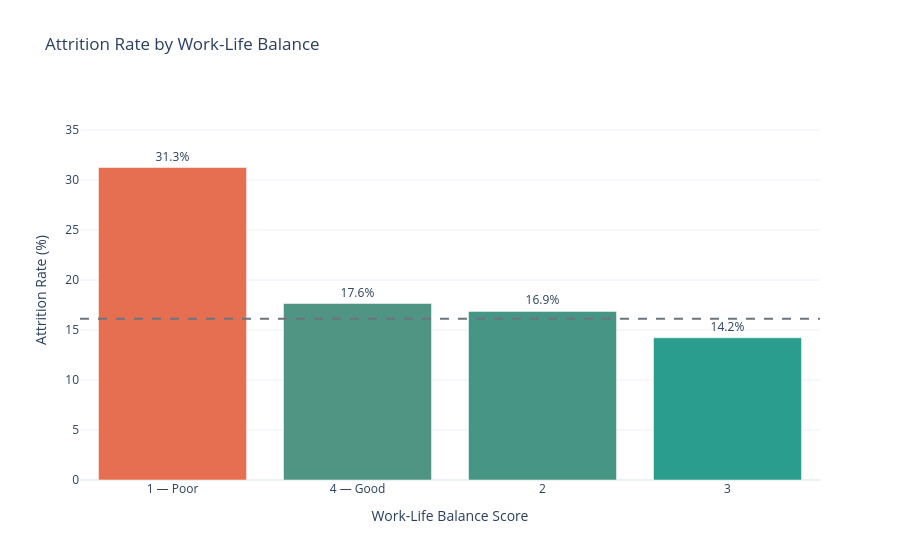

The notebook cell this image was saved under:
### Markdown cell above
---

## 11. Attrition by Work-Life Balance

### Business question: *Does poor work-life balance drive employees away?*

Work-life balance (1 = worst, 4 = best) captures whether employees feel their personal time is respected.

### Code cell
wlb_labels = {1: "1 — Poor", 2: "2", 3: "3", 4: "4 — Good"}
wlb = attrition_summary(df, "WorkLifeBalance")
wlb["label"] = wlb["WorkLifeBalance"].map(wlb_labels)

fig = px.bar(
    wlb,
    x="label",
    y="attrition_rate",
    text="attrition_rate",
    hover_data={"employees": True},
    labels={"attrition_rate": "Attrition Rate (%)", "label": "Work-Life Balance Score"},
    title="Attrition Rate by Work-Life Balance",
    color="attrition_rate",
    color_continuous_scale=["#2a9d8f", "#e76f51"],
    range_color=[wlb["attrition_rate"].min(), wlb["attrition_rate"].max()],
)
fig.add_hline(y=overall_rate, line_dash="dash", line_color=OVERALL_RATE_COLOR)
fig.update_traces(texttemplate="%{text:.1f}%", textposition="outside")
fig.update_layout(showlegend=False, coloraxis_showscale=False, yaxis_range=[0, 38])
fig.write_html(FIGURES_DIR / "eda_attrition_by_worklifebalance.html")
fig.show()

wlb.drop(columns=["label"])

### Figure 1 — Plotly figure (JSON) as saved in the notebook; plotly's stock layout.template omitted (floating-point values rounded to 4 significant figures)
{"data": [{"customdata": [[80], [153], [344], [893]], "hovertemplate": "Work-Life Balance Score=%{x}<br>Attrition Rate (%)=%{marker.color}<br>employees=%{customdata[0]}<extra></extra>", "legendgroup": "", "marker": {"color": [31.25, 17.65, 16.86, 14.22], "coloraxis": "coloraxis", "pattern": {"shape": ""}}, "name": "", "orientation": "v", "showlegend": false, "text": [31.25, 17.65, 16.86, 14.22], "textposition": "outside", "texttemplate": "%{text:.1f}%", "type": "bar", "x": ["1 — Poor", "4 — Good", "2", "3"], "xaxis": "x", "y": [31.25, 17.65, 16.86, 14.22], "yaxis": "y"}], "layout": {"barmode": "relative", "coloraxis": {"autocolorscale": false, "cmax": 31.25, "cmin": 14.22, "colorbar": {"title": {"text": "Attrition Rate (%)"}}, "colorscale": [[0.0, "#2a9d8f"], [1.0, "#e76f51"]], "showscale": false}, "legend": {"tracegroupgap": 0}, "shapes": [{"line": {"color": "#6c757d", "dash": "dash"}, "type": "line", "x0": 0, "x1": 1, "xref": "x domain", "y0": 16.12, "y1": 16.12, "yref": "y"}], "showlegend": false, "title": {"text": "Attrition Rate by Work-Life Balance"}, "xaxis": {"anchor": "y", "domain": [0.0, 1.0], "title": {"text": "Work-Life Balance Score"}}, "yaxis": {"anchor": "x", "domain": [0.0, 1.0], "range": [0, 38], "title": {"text": "Attrition Rate (%)"}}}}
